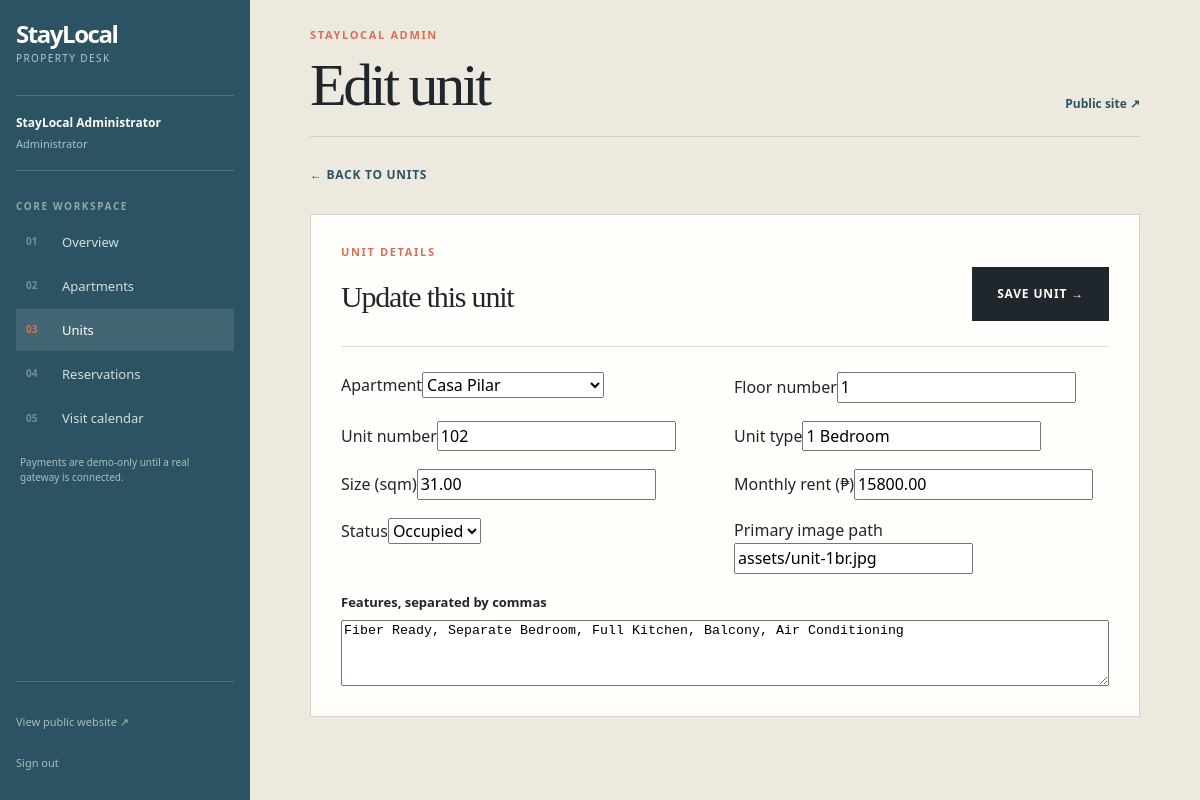
The app's page /admin/units.php?action=edit&id=2 (signed in) with its own data.
### tables this page shows
CREATE TABLE units (
    id INT UNSIGNED NOT NULL AUTO_INCREMENT,
    apartment_id INT UNSIGNED NOT NULL,
    floor_number TINYINT UNSIGNED NOT NULL,
    unit_number VARCHAR(20) NOT NULL,
    unit_type VARCHAR(60) NOT NULL,
    size_sqm DECIMAL(6,2) NOT NULL,
    monthly_rent DECIMAL(10,2) NOT NULL,
    image_url VARCHAR(255) DEFAULT NULL,
    features TEXT DEFAULT NULL,
    status ENUM('available', 'occupied', 'reserved') NOT NULL DEFAULT 'available',
    PRIMARY KEY (id),
    UNIQUE KEY unique_apartment_unit (apartment_id, unit_number),
    INDEX idx_units_status (status),
    CONSTRAINT fk_units_apartment FOREIGN KEY (apartment_id) REFERENCES apartments(id) ON DELETE CASCADE ON UPDATE CASCADE
);

CREATE TABLE apartments (
    id INT UNSIGNED NOT NULL AUTO_INCREMENT,
    name VARCHAR(120) NOT NULL,
    area VARCHAR(100) NOT NULL,
    address VARCHAR(180) NOT NULL,
    description TEXT NOT NULL,
    pet_friendly TINYINT(1) NOT NULL DEFAULT 0,
    image_url VARCHAR(255) NOT NULL DEFAULT 'assets/feat-view.jpg',
    featured TINYINT(1) NOT NULL DEFAULT 0,
    PRIMARY KEY (id),
    INDEX idx_apartments_area (area),
    INDEX idx_apartments_pet_friendly (pet_friendly)
);

### config/database.php (called while the page is built, shortened)
<?php
function e(?string $value): string
{
    return htmlspecialchars($value ?? '', ENT_QUOTES, 'UTF-8');
}

### admin/units.php (the view, shortened to what this page needs)
<?php
require_once __DIR__ . '/../config/database.php';
$action = (string)($_GET['action'] ?? 'list');
$id = filter_input(INPUT_GET, 'id', FILTER_VALIDATE_INT) ?: 0;
$error = null;
$editing = ['id' => 0, 'apartment_id' => 0, 'floor_number' => 1, 'unit_number' => '', 'unit_type' => 'Studio', 'size_sqm' => '', 'monthly_rent' => '', 'image_url' => 'assets/unit-studio.jpg', 'features' => '', 'status' => 'available'];
try {
    $pdo = db();
    if ($action === 'edit' && $id && !$error) {
        $statement = $pdo->prepare('SELECT * FROM units WHERE id = :id LIMIT 1');
        $statement->execute(['id' => $id]);
        $editing = $statement->fetch() ?: $editing;
    }
    $apartments = $pdo->query('SELECT id, name FROM apartments ORDER BY name')->fetchAll();
} catch (Throwable $exception) {
    $dbError = 'Unable to load units. Verify the MySQL connection and schema.';
    $apartments = $units = [];
}
require __DIR__ . '/partials/header.php';
?>
<?php if ($action === 'new' || $action === 'edit'): ?>
    <div class="admin-page-actions"><a class="text-link" href="units.php">← Back to units</a></div>
    <form method="post" class="admin-form-card"><input type="hidden" name="csrf" value="<?= e(adminCsrfToken()) ?>"><input type="hidden" name="form_action" value="save"><input type="hidden" name="id" value="<?= (int)$editing['id'] ?>"><div class="admin-form-heading"><div><p class="eyebrow">UNIT DETAILS</p><h2><?= $editing['id'] ? 'Update this unit' : 'Create a new unit' ?></h2></div><button class="button button-dark" type="submit">Save unit →</button></div><div class="form-grid"><label>Apartment<select name="apartment_id" required><option value="">Choose apartment</option><?php foreach ($apartments as $apartment): ?><option value="<?= (int)$apartment['id'] ?>" <?= (int)$editing['apartment_id'] === (int)$apartment['id'] ? 'selected' : '' ?>><?= e($apartment['name']) ?></option><?php endforeach; ?></select></label><label>Floor number<input type="number" min="1" name="floor_number" required value="<?= e((string)$editing['floor_number']) ?>"></label><label>Unit number<input type="text" name="unit_number" required value="<?= e($editing['unit_number']) ?>"></label><label>Unit type<input type="text" name="unit_type" required value="<?= e($editing['unit_type']) ?>"></label><label>Size (sqm)<input type="number" min="1" step="0.01" name="size_sqm" required value="<?= e((string)$editing['size_sqm']) ?>"></label><label>Monthly rent (₱)<input type="number" min="1" step="0.01" name="monthly_rent" required value="<?= e((string)$editing['monthly_rent']) ?>"></label><label>Status<select name="status"><?php foreach (['available','occupied','reserved'] as $status): ?><option value="<?= $status ?>" <?= $editing['status'] === $status ? 'selected' : '' ?>><?= ucfirst($status) ?></option><?php endforeach; ?></select></label><label>Primary image path<input type="text" name="image_url" value="<?= e($editing['image_url']) ?>"></label></div><label class="admin-wide-label">Features, separated by commas<textarea name="features" rows="4" placeholder="Fiber Ready, Balcony, Air Conditioning"><?= e($editing['features']) ?></textarea></label></form>
<?php endif; ?>
<?php require __DIR__ . '/partials/footer.php'; ?>

### assets/style.css (style rules this page uses)
:root { --ink: #1f272d; --muted: #69757a; --paper: #f5f3ee; --white: #fffefa; --line: #d7d9d2; --blue: #2c5363; --blue-dark: #193a48; --coral: #d96f59; --gold: #d9aa3f; --moss: #64765a; --plum: #685367; --soft-blue: #dfe9e9; --soft-yellow: #f2e9ca; --shadow: 0 18px 40px rgba(31, 39, 45, .09); --sans: "Trebuchet MS", "Segoe UI", Arial, sans-serif; --display: Georgia, "Times New Roman", serif; }
* { box-sizing: border-box; }
html { scroll-behavior: smooth; }
body { margin: 0; color: var(--ink); background: var(--paper); font-family: var(--sans); font-size: 16px; line-height: 1.55; }
a { color: inherit; text-decoration: none; }
button, input, select { font: inherit; }
button { cursor: pointer; }
.eyebrow { margin: 0 0 15px; color: var(--coral); font-size: 11px; font-weight: 800; letter-spacing: .15em; line-height: 1.3; }
.button { display: inline-flex; min-height: 54px; align-items: center; justify-content: center; padding: 0 24px; border: 1px solid transparent; font-size: 12px; font-weight: 800; letter-spacing: .07em; text-transform: uppercase; transition: background .2s ease, color .2s ease, border-color .2s ease; }
.button-dark { background: var(--ink); color: var(--white); }
.text-link { display: inline-flex; gap: 10px; align-items: center; color: var(--blue); font-size: 12px; font-weight: 800; letter-spacing: .06em; text-transform: uppercase; }
.form-grid { display: grid; grid-template-columns: repeat(2, minmax(0, 1fr)); gap: 18px; }
.admin-body { min-height: 100vh; background: #eee9df; }
.admin-topbar-actions a, .admin-page-actions a { color: var(--blue); font-size: 12px; font-weight: 800; text-decoration: none; }
.panel-heading h2, .admin-form-heading h2, .admin-day-heading h2 { margin: 8px 0 0; font-family: var(--display); font-size: 30px; font-weight: 400; letter-spacing: -.04em; }
.admin-page-actions { padding: 24px 0 0; }
.admin-form-card { padding: 30px; margin-top: 28px; background: var(--white); border: 1px solid #d8d3ca; }
.admin-form-heading { display: flex; align-items: flex-end; justify-content: space-between; gap: 20px; padding-bottom: 25px; margin-bottom: 25px; border-bottom: 1px solid #e1ddd5; }
.admin-form-heading h2 { margin-bottom: 0; }
.admin-wide-label { display: flex; flex-direction: column; gap: 8px; margin-top: 18px; color: var(--ink); font-size: 13px; font-weight: 800; }
.stat-card, .admin-panel, .admin-form-card { box-shadow: none; }

### records on screen
units: apartment_id "Casa Pilar", floor_number "1", unit_number "102", unit_type "1 Bedroom", size_sqm "31.00", monthly_rent "15800.00", status "Occupied", image_url "assets/unit-1br.jpg", features "Fiber Ready, Separate Bedroom, Full Kitchen, Balcony, Air Conditioning"

### other values on screen
$adminName "StayLocal Administrator"
$pageTitle "Edit unit"
